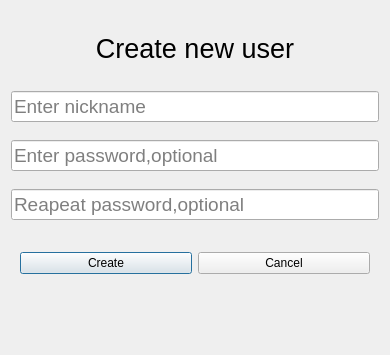
<?xml version="1.0" encoding="UTF-8"?>
<ui version="4.0">
 <class>new_user_dialog</class>
 <widget class="QDialog" name="new_user_dialog">
  <property name="geometry">
   <rect>
    <x>0</x>
    <y>0</y>
    <width>390</width>
    <height>355</height>
   </rect>
  </property>
  <property name="windowTitle">
   <string>Create new user</string>
  </property>
  <layout class="QVBoxLayout" name="verticalLayout">
   <item>
    <widget class="QLabel" name="new_user_form_title">
     <property name="maximumSize">
      <size>
       <width>16777215</width>
       <height>50</height>
      </size>
     </property>
     <property name="font">
      <font>
       <pointsize>20</pointsize>
      </font>
     </property>
     <property name="text">
      <string>Create new user</string>
     </property>
     <property name="alignment">
      <set>Qt::AlignmentFlag::AlignCenter</set>
     </property>
    </widget>
   </item>
   <item>
    <widget class="QLineEdit" name="new_user_nickname">
     <property name="minimumSize">
      <size>
       <width>0</width>
       <height>30</height>
      </size>
     </property>
     <property name="font">
      <font>
       <pointsize>14</pointsize>
      </font>
     </property>
     <property name="inputMask">
      <string/>
     </property>
     <property name="text">
      <string/>
     </property>
     <property name="placeholderText">
      <string>Enter nickname</string>
     </property>
    </widget>
   </item>
   <item>
    <widget class="QLineEdit" name="new_user_password">
     <property name="minimumSize">
      <size>
       <width>0</width>
       <height>30</height>
      </size>
     </property>
     <property name="font">
      <font>
       <pointsize>14</pointsize>
      </font>
     </property>
     <property name="placeholderText">
      <string>Enter password,optional</string>
     </property>
    </widget>
   </item>
   <item>
    <widget class="QLineEdit" name="new_user_repeat_password">
     <property name="minimumSize">
      <size>
       <width>0</width>
       <height>30</height>
      </size>
     </property>
     <property name="font">
      <font>
       <pointsize>14</pointsize>
      </font>
     </property>
     <property name="placeholderText">
      <string>Reapeat password,optional</string>
     </property>
    </widget>
   </item>
   <item>
    <widget class="QWidget" name="create_user_btn_holder" native="true">
     <property name="maximumSize">
      <size>
       <width>16777215</width>
       <height>50</height>
      </size>
     </property>
     <layout class="QHBoxLayout" name="horizontalLayout">
      <item>
       <widget class="QPushButton" name="create_new_user_btn">
        <property name="text">
         <string>Create</string>
        </property>
       </widget>
      </item>
      <item>
       <widget class="QPushButton" name="cancel_new_user_creation_btn">
        <property name="text">
         <string>Cancel</string>
        </property>
       </widget>
      </item>
     </layout>
    </widget>
   </item>
   <item>
    <widget class="QLabel" name="message">
     <property name="maximumSize">
      <size>
       <width>16777215</width>
       <height>24</height>
      </size>
     </property>
     <property name="font">
      <font>
       <pointsize>12</pointsize>
       <bold>true</bold>
      </font>
     </property>
     <property name="styleSheet">
      <string notr="true">color:red</string>
     </property>
     <property name="text">
      <string/>
     </property>
     <property name="alignment">
      <set>Qt::AlignmentFlag::AlignCenter</set>
     </property>
    </widget>
   </item>
  </layout>
 </widget>
 <resources/>
 <connections/>
</ui>
